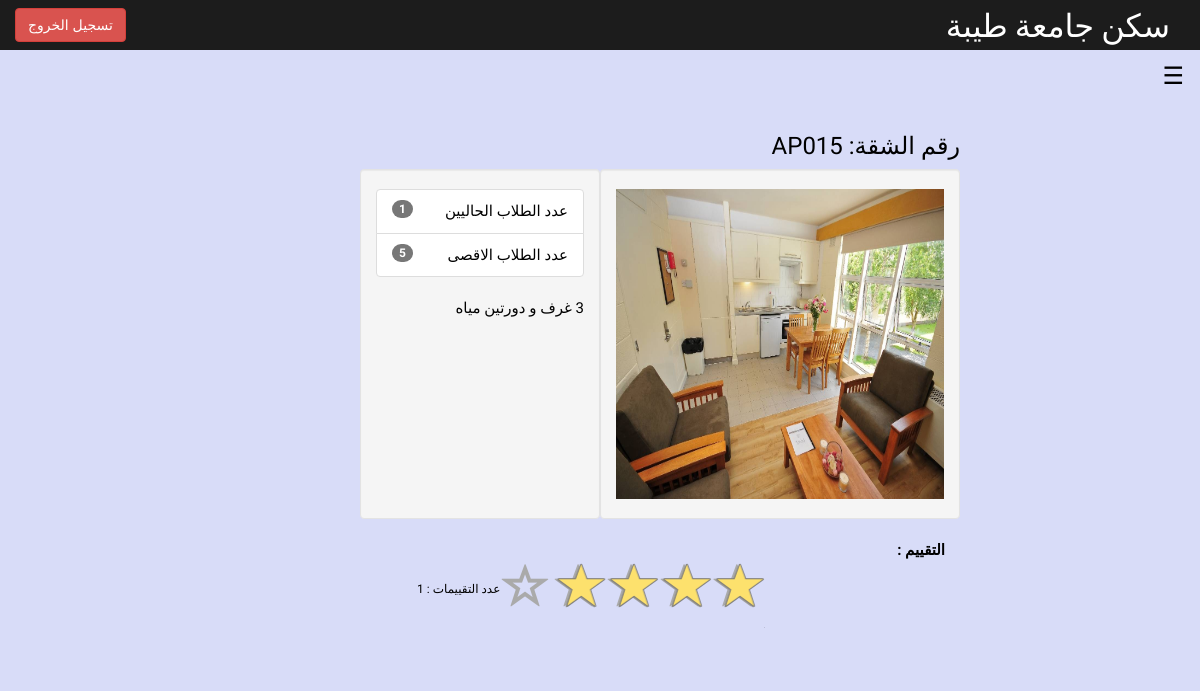
Page /studenthousing/apartmen-details.php?apartment_id=AP015 (signed in) on the committed database.
### tables this page shows
CREATE TABLE `apartment` (
  `apartment_id` char(5) NOT NULL,
  `current_number_of_students` int(11) NOT NULL,
  `max_number_of_students` int(11) NOT NULL,
  `apartment_info` varchar(350) DEFAULT NULL
);

### studenthousing/apartmen-details.php (the view, shortened to what this page needs)
<?php session_start();
	require_once('db.php');
	$queryAppartement = mysqli_query($conn, "SELECT * FROM apartment WHERE apartment_id = '{$_GET['apartment_id']}'");
	$row = mysqli_fetch_array($queryAppartement);
?>
<!DOCTYPE html>
<html >
<head>
    <link rel="stylesheet" href="http://maxcdn.bootstrapcdn.com/bootstrap/3.3.7/css/bootstrap.min.css">
    <link rel="stylesheet" href="http://maxcdn.bootstrapcdn.com/font-awesome/4.4.0/css/font-awesome.min.css">
    <link rel="stylesheet" href="rate/css/star-rating.css">
    <link rel="stylesheet" href="rate/css/bootstrap-rtl.css">
    <link rel="stylesheet" href="rate/css/uni/theme.css">
    <link rel="stylesheet" href="rate/css/svg/theme.css">
    <link rel="stylesheet" href="rate/css/fn/theme.css">
   <link rel="stylesheet" href="css/dashboard.css">
        <link rel="stylesheet" href="css/w4.css">
</head>
<body style="background-color:#D8DCF8" >
<nav class="navbar navbar-inverse navbar-fixed-top">
    <div class="container-fluid">
        <div class="navbar-header">
            <a class="navbar-brand" href="#" > <font size="6" face="cairo" color="white">  سكن جامعة طيبة</font></a>
        </div>
                   <form action="Sign_in_up/logout.php" method="post" class="navbar-form navbar-right">
                        <input type="submit" class="btn btn-danger" value="تسجيل الخروج" />
                    </form>
    </div>
</nav>
<font face="Changa">
<div class="icon-bar w3-teal">
    <button class=" w3-button w3-teal w3-xlarge w3-right " onclick="openRightMenu()"style="color: #000000!important;">&#9776;</button>
    <div class="w3-container" style="background-color:#D8DCF8">
<div class="col-sm-5 col-sm-offset-4 col-md-8 col-md-offset-2 main" style="background-color:#D8DCF8">
        <div class="form-group">
            <div class="row" style="background-color:#D8DCF8">
                <div class="col-sm-12" style="background-color:#D8DCF8">
<?php
if(mysqli_num_rows($queryAppartement) == 0 ){
	echo '<div class="alert alert-warning">لا يوجد لديك شقق محجوزة</div>';
}else{
	$queryRates = mysqli_query($conn, "SELECT * FROM rate WHERE apartment_id = '{$_GET['apartment_id']}' ");
	$countRate = mysqli_num_rows($queryRates);
	$TRatings = 0;
	while($rat = mysqli_fetch_array($queryRates)){
		$TRatings = $TRatings + $rat['rate'];
	}
if($countRate == 0 ){
	$displayRate =0;
}else{
	$displayRate = ($TRatings / $countRate);
}
?>
                    <h3 class="intro"> <font face="Changa"> رقم الشقة: <?=$row['apartment_id'];?></font></h3>
                    <div class="well col-lg-6" style="height:350px;"><img style="height:100%; width:100%" src="rate/images/cover.jpg" class="img-responsive"></div>
                    <div class="well col-lg-4" style="min-height:350px;">
                      <ul class="list-group">
                        <li class="list-group-item">عدد الطلاب الحاليين <span class="badge"><?=$row['current_number_of_students'];?></span></li>
                        <li class="list-group-item">عدد الطلاب الاقصى <span class="badge"><?=$row['max_number_of_students'];?></span></li>
                      </ul>
					    <?php
echo $row['apartment_info']
						?>
                    </div>
                    <p class="form-group">
                    <label class="col-sm-3">التقييم :</label>
                    <div class="col-sm-9">
                   <?php if($countRate == 0){ ?>
                      <div class="text-center text-warning">لايوجد تقييم</div>
                   <?php }else{ ?>
                     <input id="input-3" name="input-3" class="rating-loading" dir="rtl" value="<?=substr($displayRate,0,1)?>"><br><small>عدد التقييمات : <?=$countRate?></small>
                    <?php } ?>
                    </div>
                    </p>
<?php } ?>
                </div>
            </div>
        </div>
</div>
 </body>
</html>

### studenthousing/rate/css/star-rating.css (style rules this page uses)
.rating-container .rating-input { position: absolute; cursor: pointer; width: 100%; height: 1px; bottom: 0; left: 0; font-size: 1px; border: none; background: none; padding: 0; margin: 0; }

### studenthousing/css/dashboard.css (style rules this page uses)
body { padding-top: 50px; }
.navbar-fixed-top { border: 0; }
.main { padding: 20px; }
@media (min-width: 768px) { .main { padding-right: 40px; padding-left: 40px; } }
.navbar-brand { font-size: 28px; }

### studenthousing/css/w4.css (style rules this page uses)
*,*:before,*:after { box-sizing:inherit }
html { -ms-text-size-adjust:100%;-webkit-text-size-adjust:100% }
body { margin:0 }
article,aside,details,figcaption,figure,footer,header,main,menu,nav,section,summary { display:block }
a { background-color:transparent;-webkit-text-decoration-skip:objects }
small { font-size:80% }
img { border-style:none }
button,input,select,textarea { font:inherit;margin:0 }
button,input { overflow:visible }
button,select { text-transform:none }
button,html [type=button],[type=reset],[type=submit] { -webkit-appearance:button }
html,body { font-family:Verdana,sans-serif;font-size:15px;line-height:1.5 }
html { overflow-x:hidden }
h3 { font-size:24px }
h1,h2,h3,h4,h5,h6 { font-family:"Segoe UI",Arial,sans-serif;font-weight:400;margin:10px 0 }
img { margin-bottom:-5px }
a { color:inherit }
.w3-btn,.w3-button { border:none;display:inline-block;outline:0;padding:8px 16px;vertical-align:middle;overflow:hidden;text-decoration:none;color:inherit;background-color:inherit;text-align:center;cursor:pointer;white-space:nowrap }
.w3-btn,.w3-button { -webkit-touch-callout:none;-webkit-user-select:none;-khtml-user-select:none;-moz-user-select:none;-ms-user-select:none;user-select:none }
.w3-container:after,.w3-container:before,.w3-panel:after,.w3-panel:before,.w3-row:after,.w3-row:before,.w3-row-padding:after,.w3-row-padding:before, .w3-cell-row:before,.w3-cell-row:after,.w3-clear:after,.w3-clear:before,.w3-bar:before,.w3-bar:after { content:"";display:table;clear:both }
.w3-container { padding:0px!important; }
.w3-xlarge { font-size:24px!important }
.w3-right { float:right!important }
.w3-teal,.w3-hover-teal:hover { color: #000000 !important;background-color: rgba(8, 32, 207, 0.16) !important }
.w3-button { background-color: transparent!important }
body { width: 100%!important; margin: 0%!important; }

### rows in the picture
apartment: apartment_id "AP015", current_number_of_students "1", max_number_of_students "5", apartment_info "3 غرف و دورتين مياه"

### other values in the picture
$countRate "1"
